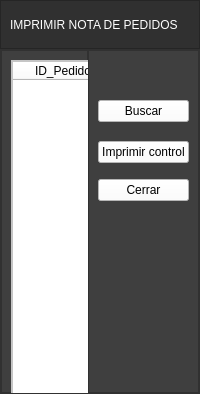
     <widget class="QWidget" name="page_tractor">
      <layout class="QVBoxLayout" name="verticalLayout_2" stretch="1,7">
       <property name="spacing">
        <number>0</number>
       </property>
       <property name="leftMargin">
        <number>0</number>
       </property>
       <property name="topMargin">
        <number>0</number>
       </property>
       <property name="rightMargin">
        <number>0</number>
       </property>
       <property name="bottomMargin">
        <number>0</number>
       </property>
       <item>
        <widget class="QFrame" name="frame_2">
         <property name="styleSheet">
          <string notr="true">background-color: rgb(48, 48, 48);</string>
         </property>
         <property name="frameShape">
          <enum>QFrame::StyledPanel</enum>
         </property>
         <property name="frameShadow">
          <enum>QFrame::Raised</enum>
         </property>
         <layout class="QHBoxLayout" name="horizontalLayout_2">
          <item>
           <widget class="QLabel" name="label">
            <property name="styleSheet">
             <string notr="true">
font: 87 18pt &quot;Arial Black&quot;;
color: rgb(255, 255, 255);</string>
            </property>
            <property name="text">
             <string>IMPRIMIR NOTA DE PEDIDOS</string>
            </property>
           </widget>
          </item>
         </layout>
        </widget>
       </item>
       <item>
        <widget class="QFrame" name="frame">
         <property name="styleSheet">
          <string notr="true">background-color: rgb(63, 63, 63);
font: 11pt &quot;Arial&quot;;
font: 10pt &quot;Arial&quot;;</string>
         </property>
         <property name="frameShape">
          <enum>QFrame::StyledPanel</enum>
         </property>
         <property name="frameShadow">
          <enum>QFrame::Raised</enum>
         </property>
         <layout class="QHBoxLayout" name="horizontalLayout" stretch="3,1">
          <property name="spacing">
           <number>0</number>
          </property>
          <property name="leftMargin">
           <number>0</number>
          </property>
          <property name="topMargin">
           <number>0</number>
          </property>
          <property name="rightMargin">
           <number>0</number>
          </property>
          <property name="bottomMargin">
           <number>0</number>
          </property>
          <item>
           <widget class="QFrame" name="frame_3">
            <property name="frameShape">
             <enum>QFrame::StyledPanel</enum>
            </property>
            <property name="frameShadow">
             <enum>QFrame::Raised</enum>
            </property>
            <widget class="QTextEdit" name="textEdit">
             <property name="geometry">
              <rect>
               <x>10</x>
               <y>480</y>
               <width>551</width>
               <height>31</height>
              </rect>
             </property>
             <property name="styleSheet">
              <string notr="true">color: rgb(255, 255, 255);</string>
             </property>
             <property name="html">
              <string>&lt;!DOCTYPE HTML PUBLIC &quot;-//W3C//DTD HTML 4.0//EN&quot; &quot;http://www.w3.org/TR/REC-html40/strict.dtd&quot;&gt;
&lt;html&gt;&lt;head&gt;&lt;meta name=&quot;qrichtext&quot; content=&quot;1&quot; /&gt;&lt;style type=&quot;text/css&quot;&gt;
p, li { white-space: pre-wrap; }
&lt;/style&gt;&lt;/head&gt;&lt;body style=&quot; font-family:'Arial'; font-size:10pt; font-weight:400; font-style:normal;&quot;&gt;
&lt;p style=&quot; margin-top:0px; margin-bottom:0px; margin-left:0px; margin-right:0px; -qt-block-indent:0; text-indent:0px;&quot;&gt;Para imprimirlo hay que seleccionar una fila y darle click al botón imprimir control.&lt;/p&gt;&lt;/body&gt;&lt;/html&gt;</string>
             </property>
            </widget>
            <widget class="QFrame" name="frame_14">
             <property name="geometry">
              <rect>
               <x>10</x>
               <y>10</y>
               <width>651</width>
               <height>401</height>
              </rect>
             </property>
             <property name="styleSheet">
              <string notr="true">background-color: rgb(255, 255, 255);</string>
             </property>
             <property name="frameShape">
              <enum>QFrame::StyledPanel</enum>
             </property>
             <property name="frameShadow">
              <enum>QFrame::Raised</enum>
             </property>
             <layout class="QVBoxLayout" name="verticalLayout_5">
              <property name="spacing">
               <number>0</number>
              </property>
              <property name="leftMargin">
               <number>0</number>
              </property>
              <property name="topMargin">
               <number>0</number>
              </property>
              <property name="rightMargin">
               <number>0</number>
              </property>
              <property name="bottomMargin">
               <number>0</number>
              </property>
              <item>
               <widget class="QTableWidget" name="tabla_pedidos">
                <property name="styleSheet">
                 <string notr="true">background-color: rgb(255, 255, 255);</string>
                </property>
                <property name="selectionBehavior">
                 <enum>QAbstractItemView::SelectRows</enum>
                </property>
                <column>
                 <property name="text">
                  <string>ID_Pedido</string>
                 </property>
                </column>
                <column>
                 <property name="text">
                  <string>Cliente</string>
                 </property>
                </column>
                <column>
                 <property name="text">
                  <string>Fecha</string>
                 </property>
                </column>
                <column>
                 <property name="text">
                  <string>Tractor</string>
                 </property>
                </column>
                <column>
                 <property name="text">
                  <string>Cosechadora</string>
                 </property>
                </column>
                <column>
                 <property name="text">
                  <string>Plataforma sojera</string>
                 </property>
                </column>
                <column>
                 <property name="text">
                  <string>Plataforma maicera</string>
                 </property>
                </column>
                <column>
                 <property name="text">
                  <string>Chasis/Embocador</string>
                 </property>
                </column>
                <column>
                 <property name="text">
                  <string>Rodado</string>
                 </property>
                </column>
                <column>
                 <property name="text">
                  <string>Observaciones</string>
                 </property>
                </column>
                <column>
                 <property name="text">
                  <string>Localidad</string>
                 </property>
                </column>
                <column>
                 <property name="text">
                  <string>Provincia</string>
                 </property>
                </column>
                <column>
                 <property name="text">
                  <string>Fecha de Entrega</string>
                 </property>
                </column>
                <column>
                 <property name="text">
                  <string>Estado</string>
                 </property>
                </column>
               </widget>
              </item>
             </layout>
            </widget>
            <widget class="QPushButton" name="refrescar">
             <property name="geometry">
              <rect>
               <x>550</x>
               <y>420</y>
               <width>111</width>
               <height>31</height>
              </rect>
             </property>
             <property name="styleSheet">
              <string notr="true">background-color: rgb(255, 255, 255);
</string>
             </property>
             <property name="text">
              <string>Refrescar</string>
             </property>
            </widget>
           </widget>
          </item>
          <item>
           <widget class="QFrame" name="frame_5">
            <property name="styleSheet">
             <string notr="true"/>
            </property>
            <property name="frameShape">
             <enum>QFrame::StyledPanel</enum>
            </property>
            <property name="frameShadow">
             <enum>QFrame::Raised</enum>
            </property>
            <layout class="QVBoxLayout" name="verticalLayout_4">
             <item>
              <spacer name="verticalSpacer_2">
               <property name="orientation">
                <enum>Qt::Vertical</enum>
               </property>
               <property name="sizeType">
                <enum>QSizePolicy::Minimum</enum>
               </property>
               <property name="sizeHint" stdset="0">
                <size>
                 <width>20</width>
                 <height>40</height>
                </size>
               </property>
              </spacer>
             </item>
             <item>
              <widget class="QPushButton" name="buscar">
               <property name="styleSheet">
                <string notr="true">background-color: rgb(255, 255, 255);
</string>
               </property>
               <property name="text">
                <string>Buscar</string>
               </property>
              </widget>
             </item>
             <item>
              <spacer name="verticalSpacer_8">
               <property name="orientation">
                <enum>Qt::Vertical</enum>
               </property>
               <property name="sizeType">
                <enum>QSizePolicy::Minimum</enum>
               </property>
               <property name="sizeHint" stdset="0">
                <size>
                 <width>20</width>
                 <height>13</height>
                </size>
               </property>
              </spacer>
             </item>
             <item>
              <widget class="QPushButton" name="imprimir">
               <property name="styleSheet">
                <string notr="true">background-color: rgb(255, 255, 255);</string>
               </property>
               <property name="text">
                <string>Imprimir control</string>
               </property>
              </widget>
             </item>
             <item>
              <spacer name="verticalSpacer_3">
               <property name="orientation">
                <enum>Qt::Vertical</enum>
               </property>
               <property name="sizeType">
                <enum>QSizePolicy::Minimum</enum>
               </property>
               <property name="sizeHint" stdset="0">
                <size>
                 <width>20</width>
                 <height>10</height>
                </size>
               </property>
              </spacer>
             </item>
             <item>
              <widget class="QPushButton" name="cerrar">
               <property name="styleSheet">
                <string notr="true">background-color: rgb(255, 255, 255);</string>
               </property>
               <property name="text">
                <string>Cerrar</string>
               </property>
              </widget>
             </item>
             <item>
              <spacer name="verticalSpacer">
               <property name="orientation">
                <enum>Qt::Vertical</enum>
               </property>
               <property name="sizeHint" stdset="0">
                <size>
                 <width>20</width>
                 <height>197</height>
                </size>
               </property>
              </spacer>
             </item>
            </layout>
           </widget>
          </item>
         </layout>
        </widget>
       </item>
      </layout>
     </widget>
